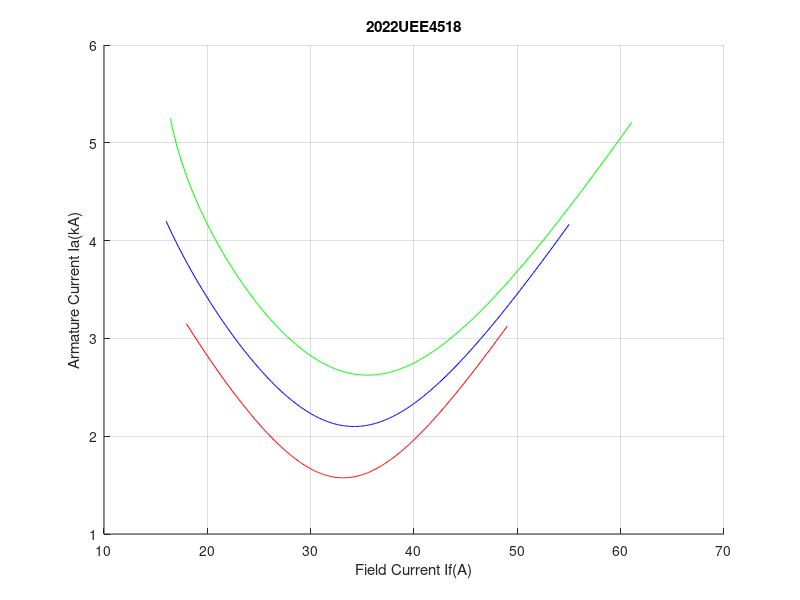

The MATLAB source for this figure:
Power = [30,40,50];%Active Power in MW
color=['r','b','g'];

for i = 1:3
    P = Power(i);
    c = color(i);
    V = 11/sqrt(3)+ 1i*0;  %Terminal Phase Voltage in kv
    Xs = 1.21; % reactance;
    Zs = 0+ 1i*Xs; %Synchronous Impedance
    angle = acos(0.5);%angle = cosine inverse(0.5) 
    theta=angle:-0.01:-angle;%Angle 0.4 leading to 0.4 lagging pf 
    P = P*ones(1,length(theta));%generates array of same size 
    I_arm = P./(3*abs(V)*cos(theta)); % current magnitude kA 
    Ia = I_arm.*(cos(theta) + 1i*sin(theta)); 
    E = V + Zs.*Ia; 
    Em = abs(E); 
    If = Em*1000/200; % current phasor excitation voltage phasor
    hold on;
    plot(If, I_arm,c);
    grid on;
end
title("2022UEE4518");
ylabel("Armature Current Ia(kA)");
xlabel("Field Current If(A)");
